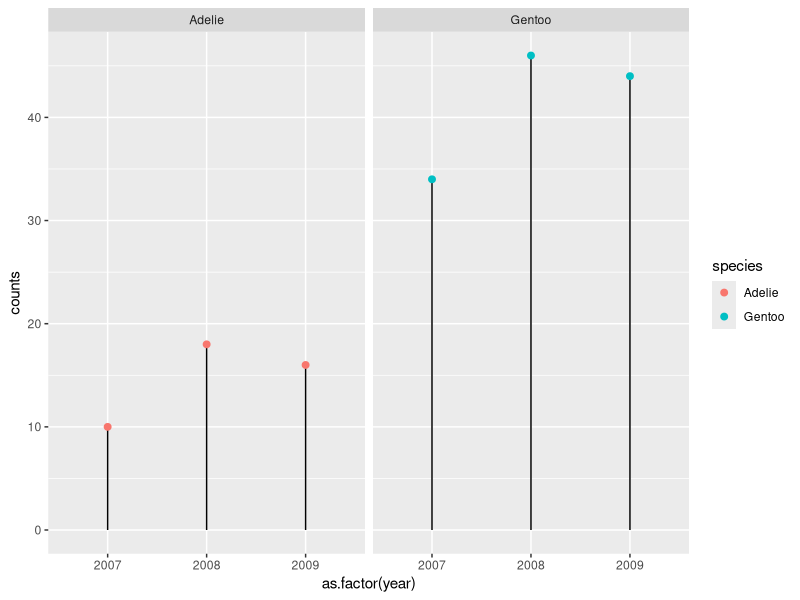
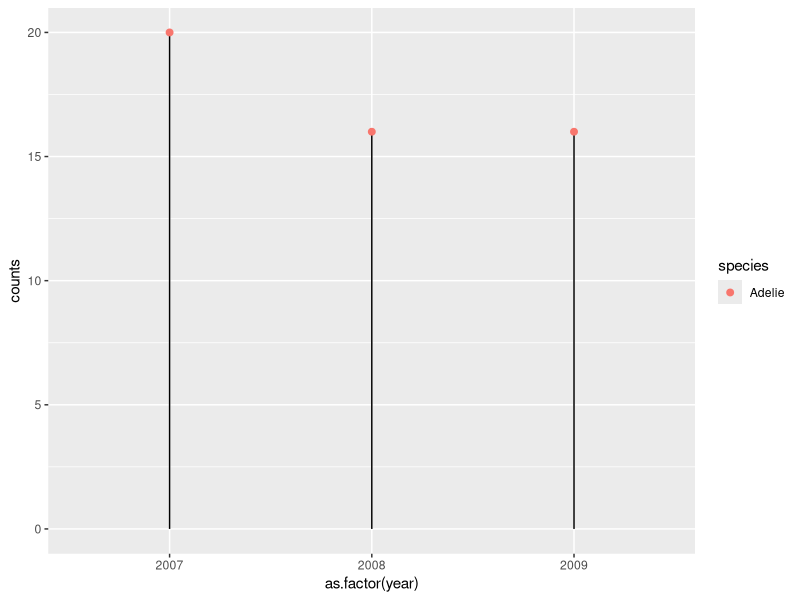
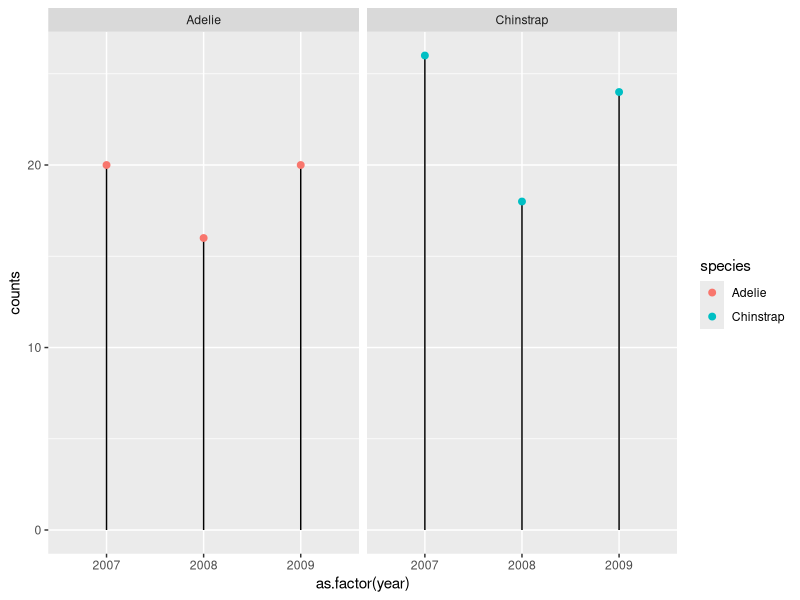
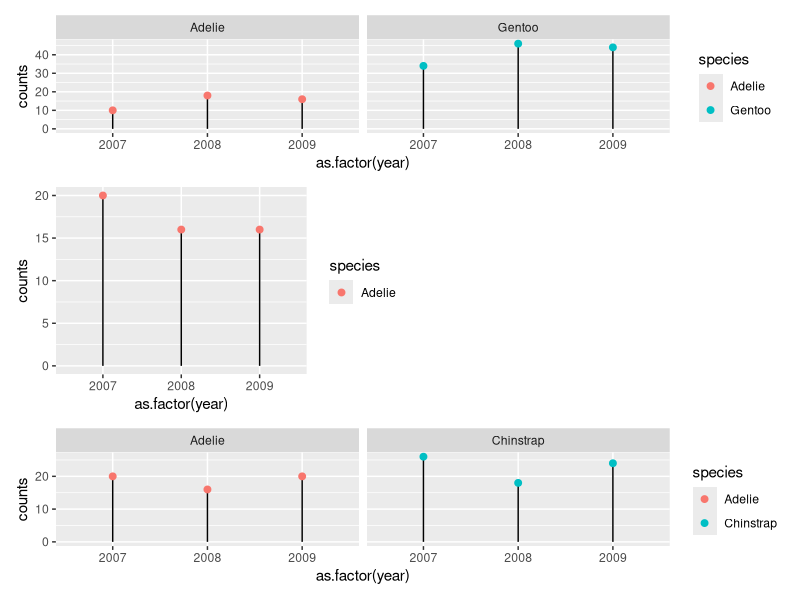
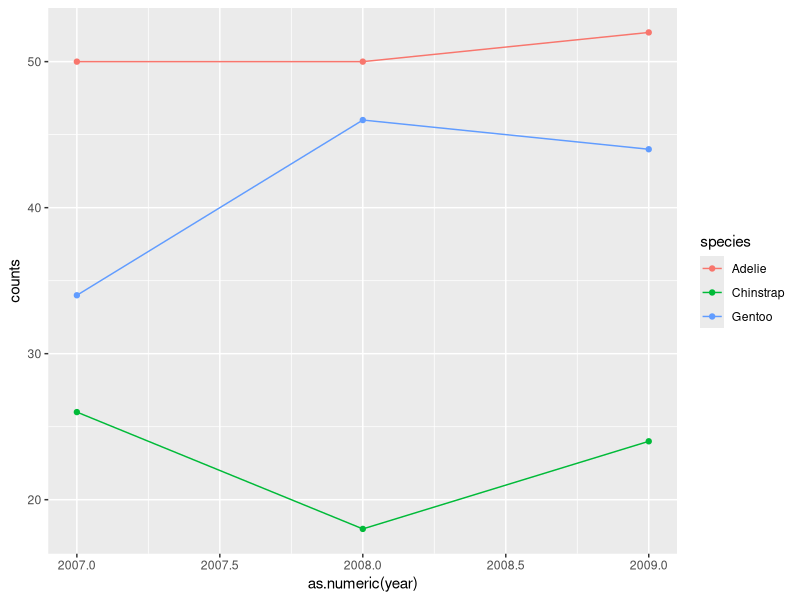

R code for these plots, in order:
## ---- chunk 1
knitr::opts_chunk$set(echo = TRUE)
## ---- chunk 2
library(tidyverse)
library(palmerpenguins)
library(patchwork)

data("penguins")
## ---- chunk 3
penguin_counts <- penguins %>% 
  group_by(year, island, species) %>% 
  summarize(counts = length(year))
  
biscoe <- ggplot(penguin_counts %>% filter(island == "Biscoe"), aes(x = as.factor(year), y = counts)) +
  geom_segment(aes(x = as.factor(year), xend = as.factor(year), y = 0, yend = counts)) +
  geom_point(aes(color = species), size = 2) +
  facet_wrap(~species)
biscoe

torgersen <- ggplot(penguin_counts %>% filter(island == "Torgersen"), aes(x = as.factor(year), y = counts)) +
  geom_segment(aes(x = as.factor(year), xend = as.factor(year), y = 0, yend = counts)) +
  geom_point(aes(color = species), size = 2)
torgersen

dream <- ggplot(penguin_counts %>% filter(island == "Dream"), aes(x = as.factor(year), y = counts)) +
  geom_segment(aes(x = as.factor(year), xend = as.factor(year), y = 0, yend = counts)) +
  geom_point(aes(color = species), size = 2) +
  facet_wrap(~species)
dream

grid <- biscoe / 
  (torgersen + plot_spacer()) / 
  dream + 
  plot_layout(heights = c(1, 2, 1))
grid
## ---- chunk 4
penguin_counts_island <- penguins %>% 
  group_by(year, species) %>% 
  summarize(counts = length(species))

ggplot(penguin_counts_island, aes(x = as.numeric(year), y = counts)) +
  geom_point(aes(color = species)) +
  geom_line(aes(color = species))
